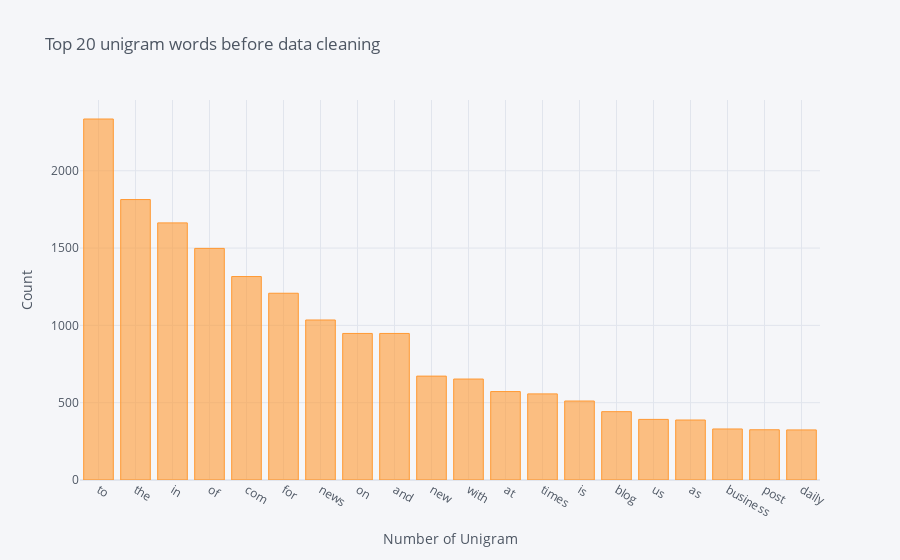

Notebook cell for this chart:
### Code cell
# ploting 
df_unigram.iplot(kind='bar',xTitle='Number of Unigram', yTitle='Count',
                title='Top 20 unigram words before data cleaning')

### Figure 1 — Plotly figure (JSON) as saved in the notebook; plotly's stock layout.template omitted (floating-point values rounded to 4 significant figures)
{"data": [{"marker": {"color": "rgba(255, 153, 51, 0.6)", "line": {"color": "rgba(255, 153, 51, 1.0)", "width": 1}}, "name": "count", "orientation": "v", "text": "", "type": "bar", "x": ["to", "the", "in", "of", "com", "for", "news", "on", "and", "new", "with", "at", "times", "is", "blog", "us", "as", "business", "post", "daily"], "y": [2335, 1814, 1663, 1498, 1316, 1208, 1035, 948, 948, 672, 653, 572, 557, 511, 442, 392, 388, 330, 325, 324]}], "layout": {"legend": {"bgcolor": "#F5F6F9", "font": {"color": "#4D5663"}}, "paper_bgcolor": "#F5F6F9", "plot_bgcolor": "#F5F6F9", "title": {"font": {"color": "#4D5663"}, "text": "Top 20 unigram words before data cleaning"}, "xaxis": {"gridcolor": "#E1E5ED", "showgrid": true, "tickfont": {"color": "#4D5663"}, "title": {"font": {"color": "#4D5663"}, "text": "Number of Unigram"}, "zerolinecolor": "#E1E5ED"}, "yaxis": {"gridcolor": "#E1E5ED", "showgrid": true, "tickfont": {"color": "#4D5663"}, "title": {"font": {"color": "#4D5663"}, "text": "Count"}, "zerolinecolor": "#E1E5ED"}}}
